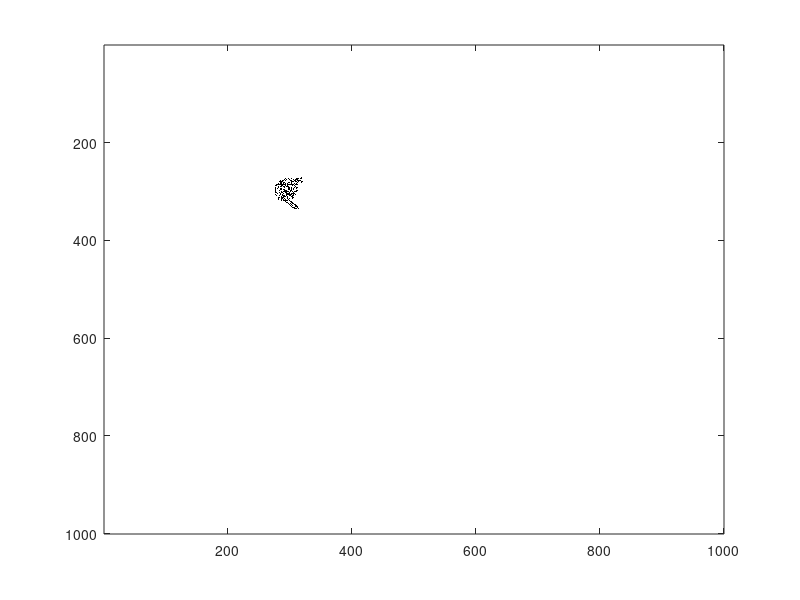

Here is the MATLAB script that generated this plot:
clear all; close all; clc;

T = 11000;
N = 1000;
world = zeros(N, N);

% Initial coordinates of painter
x_old = 300;
x_new = 300;
y_old = 300;
y_new = 299;
world(y_new, x_new) = 1;

% Step in time and paint
colormap('gray')
for t = 1:T
    % Update coordinates
    x = x_new;
    y = y_new;
    
    % If white
    if (world(y, x) == 0)
       world(y, x) = 1;
       
       % Turn right
       x_new = x + (y_old - y); % x = 10 + (10 - 10) = 10
       y_new = y + (x - x_old); % y = 10 + (10 - 9) = 11
    else
        world(y, x) = 0;

        % Turn left
        x_new = x + (y - y_old);
        y_new = y + (x_old - x);
    end
    
    % Update old coordinates
    x_old = x;
    y_old = y;
    
    % Paint :)
    %imagesc(imcomplement(world))
    %pause(0.002);
end

% Final world
imagesc(imcomplement(world));
